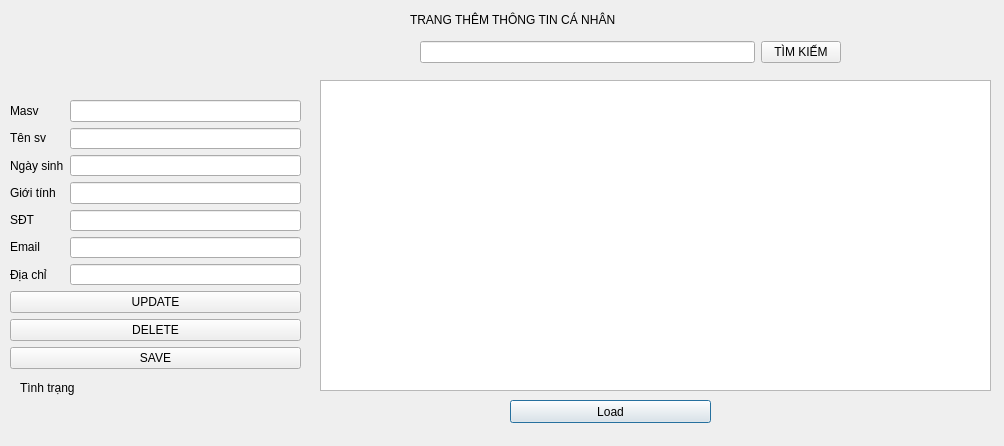
<?xml version="1.0" encoding="UTF-8"?>
<ui version="4.0">
 <class>themthongtin</class>
 <widget class="QDialog" name="themthongtin">
  <property name="geometry">
   <rect>
    <x>0</x>
    <y>0</y>
    <width>1004</width>
    <height>446</height>
   </rect>
  </property>
  <property name="windowTitle">
   <string>Dialog</string>
  </property>
  <widget class="QLabel" name="label">
   <property name="geometry">
    <rect>
     <x>410</x>
     <y>10</y>
     <width>221</width>
     <height>20</height>
    </rect>
   </property>
   <property name="text">
    <string>TRANG THÊM THÔNG TIN CÁ NHÂN</string>
   </property>
  </widget>
  <widget class="QLabel" name="tinhtrang">
   <property name="geometry">
    <rect>
     <x>20</x>
     <y>380</y>
     <width>101</width>
     <height>16</height>
    </rect>
   </property>
   <property name="text">
    <string>Tình trạng</string>
   </property>
  </widget>
  <widget class="QPushButton" name="Load">
   <property name="geometry">
    <rect>
     <x>510</x>
     <y>400</y>
     <width>201</width>
     <height>23</height>
    </rect>
   </property>
   <property name="text">
    <string>Load</string>
   </property>
  </widget>
  <widget class="QTableView" name="tableView">
   <property name="geometry">
    <rect>
     <x>320</x>
     <y>80</y>
     <width>671</width>
     <height>311</height>
    </rect>
   </property>
  </widget>
  <widget class="QWidget" name="layoutWidget">
   <property name="geometry">
    <rect>
     <x>10</x>
     <y>100</y>
     <width>291</width>
     <height>269</height>
    </rect>
   </property>
   <layout class="QVBoxLayout" name="verticalLayout_3">
    <item>
     <layout class="QHBoxLayout" name="horizontalLayout">
      <item>
       <layout class="QVBoxLayout" name="verticalLayout">
        <item>
         <widget class="QLabel" name="label_2">
          <property name="text">
           <string>Masv</string>
          </property>
         </widget>
        </item>
        <item>
         <widget class="QLabel" name="label_3">
          <property name="text">
           <string>Tên sv</string>
          </property>
         </widget>
        </item>
        <item>
         <widget class="QLabel" name="label_4">
          <property name="text">
           <string>Ngày sinh</string>
          </property>
         </widget>
        </item>
        <item>
         <widget class="QLabel" name="label_5">
          <property name="text">
           <string>Giới tính</string>
          </property>
         </widget>
        </item>
        <item>
         <widget class="QLabel" name="label_6">
          <property name="text">
           <string>SĐT</string>
          </property>
         </widget>
        </item>
        <item>
         <widget class="QLabel" name="label_7">
          <property name="text">
           <string>Email</string>
          </property>
         </widget>
        </item>
        <item>
         <widget class="QLabel" name="label_8">
          <property name="text">
           <string>Địa chỉ</string>
          </property>
         </widget>
        </item>
       </layout>
      </item>
      <item>
       <layout class="QVBoxLayout" name="verticalLayout_2">
        <item>
         <widget class="QLineEdit" name="masv"/>
        </item>
        <item>
         <widget class="QLineEdit" name="tensv"/>
        </item>
        <item>
         <widget class="QLineEdit" name="ngaysinh"/>
        </item>
        <item>
         <widget class="QLineEdit" name="gioitinh"/>
        </item>
        <item>
         <widget class="QLineEdit" name="sdt"/>
        </item>
        <item>
         <widget class="QLineEdit" name="email"/>
        </item>
        <item>
         <widget class="QLineEdit" name="diachi"/>
        </item>
       </layout>
      </item>
     </layout>
    </item>
    <item>
     <widget class="QPushButton" name="pushButton_2">
      <property name="text">
       <string>UPDATE</string>
      </property>
     </widget>
    </item>
    <item>
     <widget class="QPushButton" name="pushButton_3">
      <property name="text">
       <string>DELETE</string>
      </property>
     </widget>
    </item>
    <item>
     <widget class="QPushButton" name="pushButton">
      <property name="text">
       <string>SAVE</string>
      </property>
     </widget>
    </item>
   </layout>
  </widget>
  <widget class="QWidget" name="layoutWidget">
   <property name="geometry">
    <rect>
     <x>420</x>
     <y>40</y>
     <width>421</width>
     <height>25</height>
    </rect>
   </property>
   <layout class="QHBoxLayout" name="horizontalLayout_2">
    <item>
     <widget class="QLineEdit" name="timkiem4"/>
    </item>
    <item>
     <widget class="QPushButton" name="timkiem">
      <property name="text">
       <string>TÌM KIẾM</string>
      </property>
     </widget>
    </item>
   </layout>
  </widget>
 </widget>
 <resources/>
 <connections/>
</ui>
